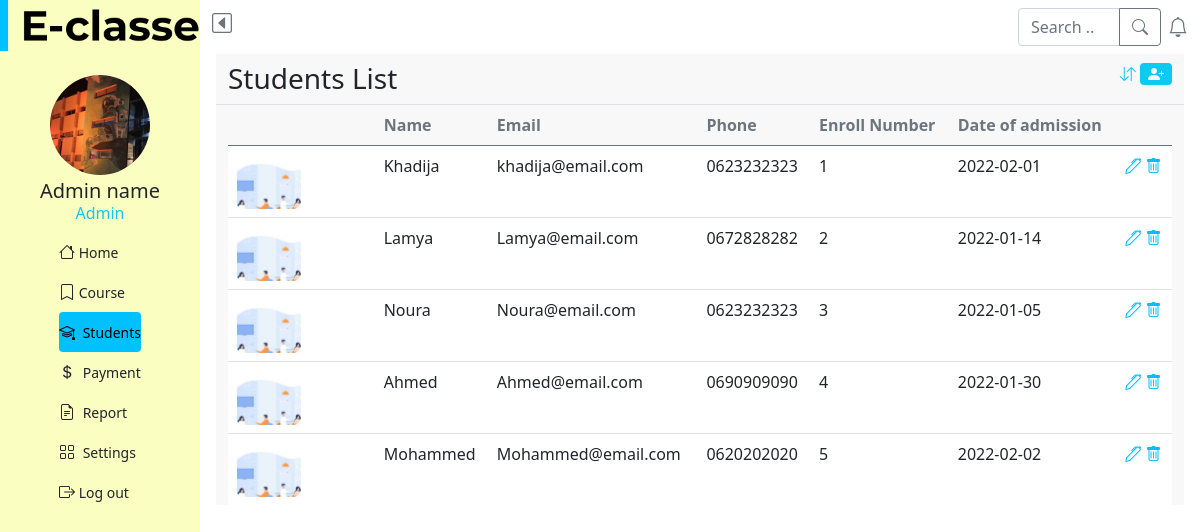
Page /dashStudents.php on the committed database.
### tables this page shows
CREATE TABLE `students` (
  `Name` varchar(200) NOT NULL,
  `Email` varchar(255) NOT NULL,
  `Phone` varchar(10) NOT NULL,
  `Enroll_Number` int(10) NOT NULL,
  `Date_addmission` date NOT NULL,
  `img_src` blob NOT NULL
);

### dashStudents.php (the view, shortened to what this page needs)
<!DOCTYPE html>
<html lang="en">
<head>
  <link rel="stylesheet" href="./style.css" />
  <link rel="stylesheet" href="./bootsrap/bootstrap.min.css" />
  <link rel="stylesheet" href="bootsrap/font/bootstrap-icons.css" />
</head>
<body>
  <div class="container-fluid ">
    <div class="row flex-nowrap">
      <?php
      $activeHome = NULL;
      $activeStudent = "active";
      $activePay = NULL;
      $activeCourses=NULL;
      include 'Component/sidebar.php';
      ?>
      <div class="col-9 col-md-9 col-lg-9 col-xl-10">
        <?php
        include 'Component/header.php';
        ?>
        <main class="row mx-1" style="background-color: #f8f8f8">
          <div class="border-bottom d-flex justify-content-between mt-2">
            <h3 class=" ">Students List</h3>
            <div class="">
              <a href="#" class="link-info "><i class="bi bi-arrow-down-up"></i></a>
              <a href="#" class="link-light bg-info rounded-2 px-2" data-bs-toggle="modal" data-bs-target="#AddForm">
                <i class="bi bi-person-plus-fill"></i>
              </a>
            </div>
          </div>
          <div class="table-responsive" style="max-height: 400px;">
            <table class="table ">
              <thead class="text-secondary">
                <tr>
                  <th scope="col"></th>
                  <th scope="col">Name</th>
                  <th scope="col">Email</th>
                  <th scope="col">Phone</th>
                  <th scope="col">Enroll Number</th>
                  <th scope="col">Date of admission</th>
                  <th scope="col"></th>
                </tr>
              </thead>
              <tbody class="bg-white">
                <?php
                include "./include_Mysql/connection.php";
                $arr_students = mysqli_query($conn, "SELECT * FROM students");
                while ($std = mysqli_fetch_array($arr_students)) : ?>
                  <tr>
                    <td><img src="images/<?php echo $std['img_src'] ?>" alt="image student"></td>
                    <td> <?php echo $std['Name'] ?></td>
                    <td> <?php echo $std['Email'] ?></td>
                    <td> <?php echo $std['Phone'] ?></td>
                    <td> <?php echo $std['Enroll_Number'] ?></td>
                    <td> <?php echo $std['Date_addmission'] ?></td>
                    <td style="color: #00c1fe">
                      <a href="update.php?Enroll_Number=<?php echo $std['Enroll_Number']; ?>" style="color: unset;"><i class="bi bi-pen"></i></a>
                      <a href="delete.php?Enroll_Number=<?php echo $std['Enroll_Number']; ?>" style="color: unset;"><i class="bi bi-trash"></i></a>
                    </td>
                  </tr>
                <?php endwhile; ?>
              </tbody>
            </table>
          </div>
        </main>
      </div>
    </div>
  </div>
</body>
</html>

### Component/sidebar.php
<?php
$sidebar=<<<sidebar
<div class="col-2 col-md-3 col-xl-2 px-0 vh-100 background-sidebar">
<div class="">
    <img src="./images/logo_eclass.png" class="img-fluid" id="img-logo" alt="logo" />
</div>
<div class="d-flex flex-column align-items-center ">
    <div class="text-center mt-4">
        <img src="./images/img-youcode.png" class="w-50 rounded-circle" id="img-profile"
            alt="profile picture" />
    </div>
    <div class="text-center mt-1">
        <h5 class="d-none d-sm-inline">Admin name</h5>
        <h6 class="text-info fs">Admin</h6>
    </div>
    <div class="small">
        <ul class="nav nav-pills flex-column  align-items-center align-items-sm-start pb-5"
            id="menu">
            <li class="nav-item">
                <a href="./dashHome.php" class="nav-link align-middle px-0  link-dark $activeHome">
                    <i class="fs-6 bi-house"></i>
                    <span class="d-none d-sm-inline">Home</span>
                </a>
            </li>
            <li class="nav-item">
                <a href="./dashCourses.php" data-bs-toggle="collapse"
                    class="nav-link px-0 align-middle link-dark $activeCourses">
                    <i class="fs-6 bi-bookmark"></i> <span class="d-none d-sm-inline">Course</span>
                </a>
            </li>
            <li class="nav-item">
                <a href="./dashStudents.php" class="nav-link px-0 align-middle link-dark $activeStudent">
                    <i class="fs-6 bi-mortarboard"></i> <span
                        class="ms-1 d-none d-sm-inline">Students</span></a>
            </li>
            <li class="nav-item">
                <a href="./dashPayment.php" data-bs-toggle="collapse"
                    class="nav-link px-0 align-middle link-dark $activePay">
                    <i class="fs-6 bi-currency-dollar"></i> <span
                        class="ms-1 d-none d-sm-inline">Payment</span>
                </a>
            </li>
            <li class="nav-item">
                <a href="#submenu3" data-bs-toggle="collapse"
                    class="nav-link px-0 align-middle link-dark">
                    <i class="fs-6 bi-file-earmark-text"></i> <span
                        class="ms-1 d-none d-sm-inline">Report</span> </a>
            </li>
            <li class="nav-item">
                <a href="#" class="nav-link px-0 align-middle link-dark">
                    <i class="fs-6 bi-grid"></i> <span
                        class="ms-1 d-none d-sm-inline">Settings</span>
                </a>
            </li>
            <li class="nav-item">
                <a href="index.html" data-bs-toggle="collapse"
                    class="nav-link px-0 align-middle  link-dark align-self-end">
                    <i class="fs-6 bi-box-arrow-right "></i>
                    <span class=" d-none d-sm-inline">Log out</span> </a>
            </li>
        </ul>
    </div>
</div>
</div>
sidebar;
echo $sidebar;
?>

### Component/header.php
<?php
$header=<<<navbar
<nav class="navbar row">
                    <div class="col-2 d-flex flex-row w-100  justify-content-between ">
                        <div>
                            <a href="#" class="link-secondary">
                                <i class="fs-5 bi-caret-left-square"></i>
                            </a>
                        </div>
                        <div class="input-group" style="width:170px;">
                            <input type="text" class="form-control" placeholder="Search ..">
                            <button class="btn btn-outline-secondary rounded-end me-2" type="button" id="button-addon2" aria-label="search button">
                                <i class="fs-6 bi-search"></i>
                            </button>
                            <i class="fs-5 bi-bell text-secondary mt-1"></i>
                        </div>
                    </div>
                </nav>
navbar;
echo $header;
?>

### style.css (style rules this page uses)
.background-sidebar { background-color: #FAFFC1; }
.nav-item, .nav-link { width: 100%; padding:0 10px ; border-radius: 3px; }

### rows in the picture
students: img_src (picture), Name "Khadija", Email "khadija@email.com", Phone "0623232323", Enroll_Number "1", Date_addmission "2022-02-01"
students: img_src (picture), Name "Lamya", Email "Lamya@email.com", Phone "0672828282", Enroll_Number "2", Date_addmission "2022-01-14"
students: img_src (picture), Name "Noura", Email "Noura@email.com", Phone "0623232323", Enroll_Number "3", Date_addmission "2022-01-05"
students: img_src (picture), Name "Ahmed", Email "Ahmed@email.com", Phone "0690909090", Enroll_Number "4", Date_addmission "2022-01-30"
students: img_src (picture), Name "Mohammed", Email "Mohammed@email.com", Phone "0620202020", Enroll_Number "5", Date_addmission "2022-02-02"
